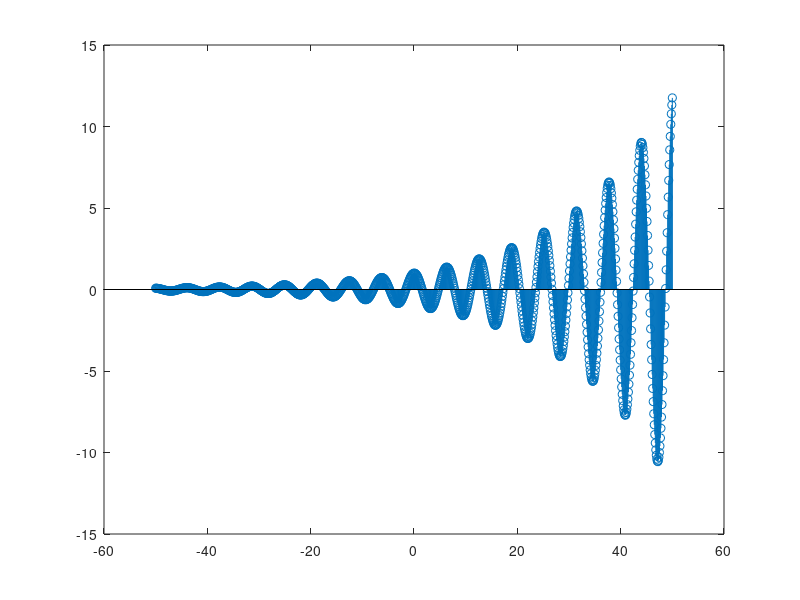

Here is the MATLAB script that generated this plot:
clear all;
close all;
clc;
t=-50:0.1:50;
for index=1:length(t)
    u(index)=e^((0.05+i)*t(index));
end
%dicrete
stem(t,u)

